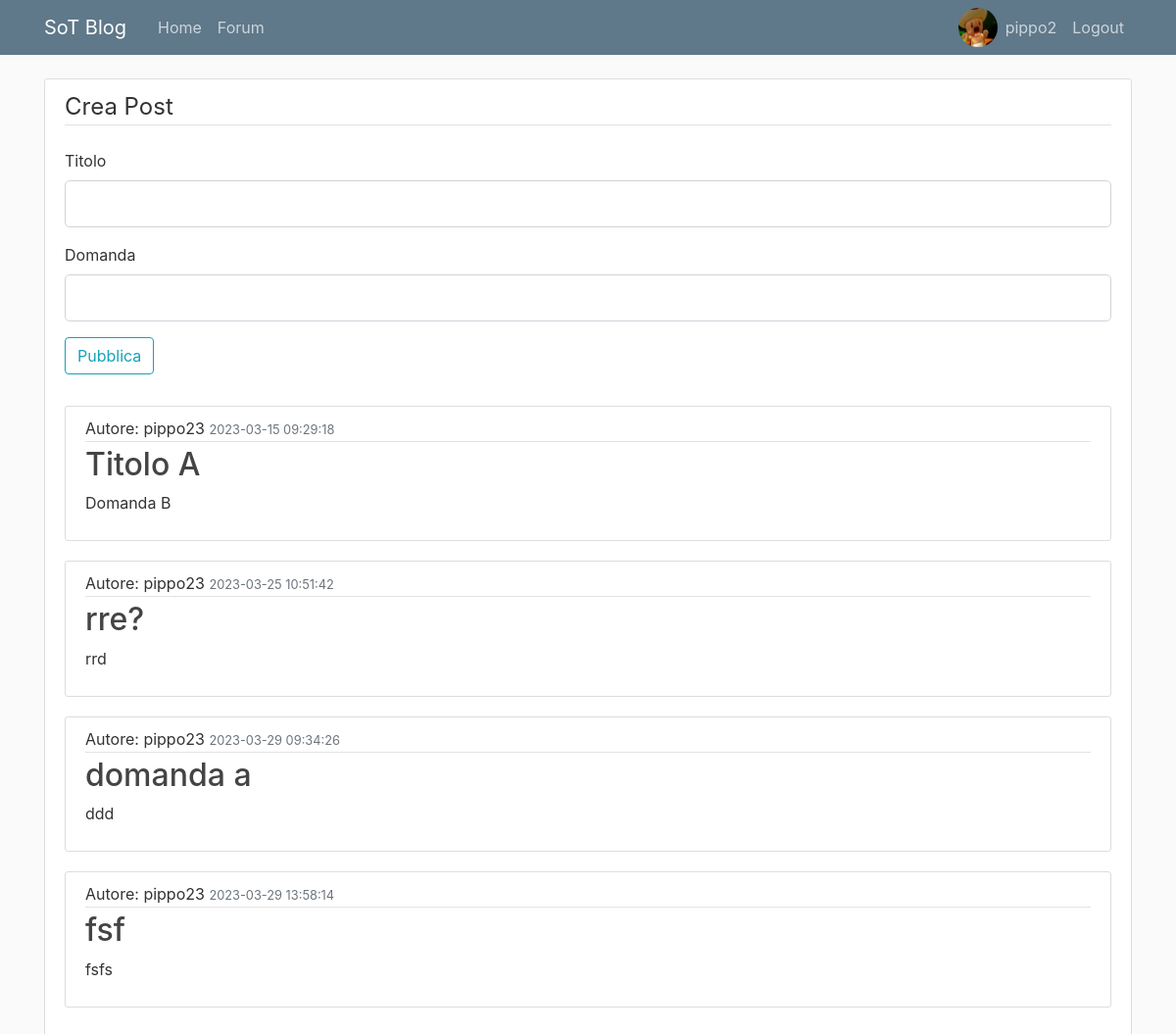
The page /new_post (signed in) on the database its author committed.
### main.py (models this page shows, shortened)
class User(db.Model, UserMixin):
    id = db.Column(db.Integer, primary_key=True)
    username = db.Column(db.String(20), nullable=False, unique=True)
    email = db.Column(db.String(120), nullable=False, unique=True)
    password = db.Column(db.String(60), nullable=False)
    image_file = db.Column(db.String(30), nullable=False,
                           default="default.png")
    posts = db.relationship('Post', backref="author", lazy=True)

class Post(db.Model):
    id = db.Column(db.Integer, primary_key=True)
    title = db.Column(db.String(200), nullable=False)
    date_posted = db.Column(db.DateTime, nullable=False,
                            default=datetime.utcnow)
    post_content = db.Column(db.Text, nullable=False)
    user_id = db.Column(db.Integer, db.ForeignKey('user.id'), nullable=False)

### main.py (the view, shortened to what this page needs)
@app.route("/new_post", methods=['POST', 'GET']) #questa route permette di visualizzare i post pubblicati dagli utenti
@login_required
def new_post():
    database = Post.query.all()
    domande = []
    for domanda in database:
        domande.append({"id":domanda.id, "title": domanda.title, "content": domanda.post_content, "date": domanda.date_posted, "autore": load_user(domanda.user_id).username})
    try:
        form = PostForm()
    except:
        flash('Login necessario', category='danger')
        return redirect("/new_post")
    immagine = []
    try:
        immagine = os.path.join("static", "images", current_user.image_file)
    except:
        pass
    else:
        return render_template("new_post.html", title="Forum", form = form, numero = 12, posts=domande, immagine=immagine)

### main.py
class PostForm(FlaskForm):
    titolo = StringField('Titolo', validators=[
                           Length(min=1, max=200), DataRequired()])
    domanda = StringField('Domanda', validators=[
                           Length(min=1, max=200), DataRequired()])
    submit = SubmitField('Pubblica')

### main.py (called while the page is built)
@login_manager.user_loader
def load_user(user_id):
    return User.query.get(int(user_id))

### templates/new_post.html (shortened to what this page needs)
{% extends "layout.html" %}
{% block content %}
<div class="content-section">
    <form method="POST" action="">
        <fieldset class="form-group">
            <legend class="border-bottom mb-4"> Crea Post</legend>
            <div class="form-group">
                {{ form.titolo.label(class="form-control-label") }}
                {% if form.titolo.errors %}
                    {{ form.titolo(class="form-control form-control-lg is-invalid")}}
                    {% for error in form.titolo.errors%}
                        <div>
                            <span> {{ error }} </span>
                        </div>
                    {% endfor%}
                {% else %}
                    {{ form.titolo(class="form-control form-control-lg")}}
                {% endif%}
            </div>
            <div class="form-group">
                {{ form.domanda.label(class="form-control-label") }}
                {% if form.domanda.errors %}
                        {{ form.domanda(class="form-control form-control-lg is-invalid")}}
                        {% for error in form.domanda.errors%}
                        <div>
                            <span> {{ error }} </span>
                        </div>
                        {% endfor%}
                {% else %}
                    {{ form.domanda(class="form-control form-control-lg")}}
                {% endif%}
            </div>
            <div class="form-group">
                {{form.submit(class="btn btn-outline-info")}}
            </div>
        </fieldset>
    </form>
    {% for post in posts %}
    <article class="media content-section">
      <div class="media-body">
        <div class="article-metadata">
          <div>Autore: {{post.autore}}
            <small class="text-muted"> {{ post.date }}</small></div>
        </div>
        <h2><a class="article-title" href= "/new_answer?post='{{post.id}}'">{{ post.title }}</a></h2>
        <p class="article-content">{{ post.content }}</p>
      </div>
    </article>
{% endfor %}
</div>
{% endblock content %}

### templates/layout.html (shortened to what this page needs)
<!DOCTYPE html>
<html>
<head>
   <link rel="stylesheet" href="https://maxcdn.bootstrapcdn.com/bootstrap/4.0.0/css/bootstrap.min.css">
   <link rel="stylesheet" type="text/css" href="{{ url_for('static', filename='main.css') }}">
</head>
<body>
     <header class="site-header">
      <nav class="navbar navbar-expand-md navbar-dark bg-steel fixed-top">
        <div class="container">
          <a class="navbar-brand mr-4" href="/">SoT Blog</a>
          <div class="collapse navbar-collapse" id="navbarToggle">
            <div class="navbar-nav mr-auto">
              <a class="nav-item nav-link" href="/">Home</a>
              <a class="nav-item nav-link" href="/new_post">Forum</a>
            </div>
            <div class="navbar-nav">
              {% if current_user.is_authenticated %}
              <a href="{{ url_for('user_account')}}"><img src  = {{immagine}} \ style="border-radius: 50%; height:40px; width:40px;"> </a>
              <a class="nav-item nav-link" href="{{ url_for('user_account')}}">{{ current_user.username }}</a>
              <a class="nav-item nav-link" href="{{ url_for('logout')}}">Logout</a>
              {% else %}
              <a class="nav-item nav-link" href="/login">Login</a>
              <a class="nav-item nav-link" href="/register">Register</a>
              {% endif %}
          </div>
          </div>
        </div>
      </nav>
    </header>
<main role="main" class="container">
 <div class="row">
    <div class="col-md-{{numero}}">
      {% block content %}{% endblock content%}
    </div>
  </div>
</main>
</body>
</html>

### static/main.css (style rules this page uses)
body { background: #fafafa; color: #333333; margin-top: 5rem; }
h1, h2, h3, h4, h5, h6 { color: #444444; }
.bg-steel { background-color: #5f788a; }
.site-header .navbar-nav .nav-link { color: #cbd5db; }
.content-section { background: #ffffff; padding: 10px 20px; border: 1px solid #dddddd; border-radius: 3px; margin-bottom: 20px; }
.article-title { color: #444444; }
.article-content { white-space: pre-line; }
.article-metadata { padding-bottom: 1px; margin-bottom: 4px; border-bottom: 1px solid #e3e3e3 }

### rows shown on the page
User: username "pippo2"
User: autore "pippo23" "pippo23" "pippo23" "pippo23"
Post: date "2023-03-15 09:29:18", title "Titolo A", content "Domanda B"
Post: date "2023-03-25 10:51:42", title "rre?", content "rrd"
Post: date "2023-03-29 09:34:26", title "domanda a", content "ddd"
Post: date "2023-03-29 13:58:14", title "fsf", content "fsfs"
